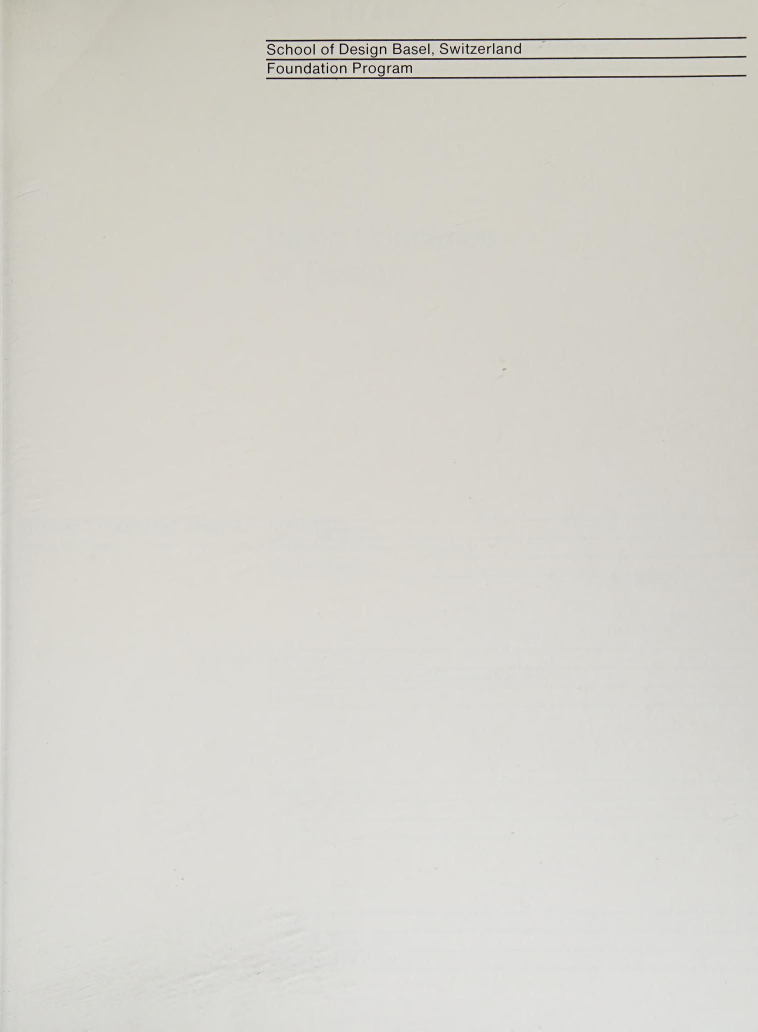
#> input picture site/data/book1/img/p002_scan.jpg, 1515 x 2063 px, given in place of p004_scan.jpg, which was not available (shown at 1/2 size)
$ python gridded_scan.py 5 5
#> lines starting #> are read from the running program, lines starting #| are printed output that depends on the picture
"""Write a copy of a page scan with a percentage grid drawn over it.

Recreating a page means reading coordinates off the scan by eye, and a bare
image gives nothing to read them against. This draws a 5%-of-page grid, labelled
every 10%, so plate edges can be measured directly. Optionally overlays the art
rectangles of an existing recreation, or ones passed on the command line, to
check them against the artwork they claim to frame.

    python3 tools/gridded_scan.py <volume> <page> [--rec] [x,y,w,h ...]
"""
import json
import os
import sys

from PIL import Image, ImageDraw

ROOT = os.path.dirname(os.path.dirname(os.path.abspath(__file__)))
OUT = os.environ.get("SCRATCH", "/tmp")


def main():
    v, p = int(sys.argv[1]), int(sys.argv[2])
    rects = []
    for a in sys.argv[3:]:
        if a == "--rec":
            f = os.path.join(ROOT, "site", "data", "recreated", f"v{v}p{p}.json")
            with open(f, encoding="utf-8") as fh:
                rects += [(e["x"], e["y"], e["w"], e.get("h", 0))
                          for e in json.load(fh)["el"] if e.get("k") == "art"]
        else:
            rects.append(tuple(float(n) for n in a.split(",")))

    src = os.path.join(ROOT, "site", "data", f"book{v}", "img", f"p{p - 1:03d}_scan.jpg")
    im = Image.open(src).convert("RGB")
#> im is the input picture: PIL image 1515x2063 RGB; mean R, G, B 213.8, 212.1, 205.3
    W, H = im.size
#> W = 1515; H = 2063
    d = ImageDraw.Draw(im, "RGBA")

    for i in range(0, 101, 5):
        major = i % 10 == 0
        col = (0, 120, 255, 150 if major else 70)
        x, y = W * i / 100, H * i / 100
        d.line([(x, 0), (x, H)], fill=col, width=3 if major else 1)
        d.line([(0, y), (W, y)], fill=col, width=3 if major else 1)
        if major and i:
            d.text((x + 5, 6), str(i), fill=(0, 90, 200, 255))
            d.text((6, y + 4), str(i), fill=(0, 90, 200, 255))

    for r in rects:
        d.rectangle([W * r[0] / 100, H * r[1] / 100,
                     W * (r[0] + r[2]) / 100, H * (r[1] + r[3]) / 100],
                    outline=(255, 0, 0, 255), width=5)

    out = os.path.join(OUT, f"grid_v{v}p{p}.jpg")
    im.save(out, quality=88)
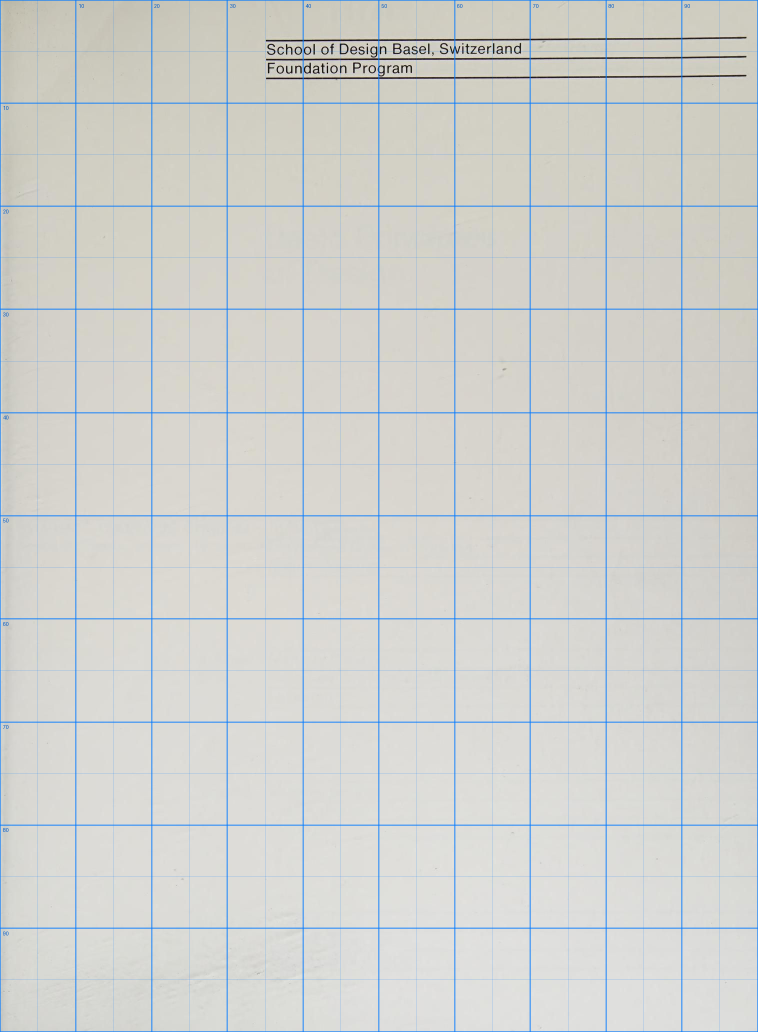
#> saved as grid_v5p5.jpg: PIL image 1515x2063 RGB (shown at 1/2 size); mean R, G, B 208.8, 209.9, 206.4
    print(out)


if __name__ == "__main__":
    main()

$ run again, on site/data/book1/img/p011_scan.jpg
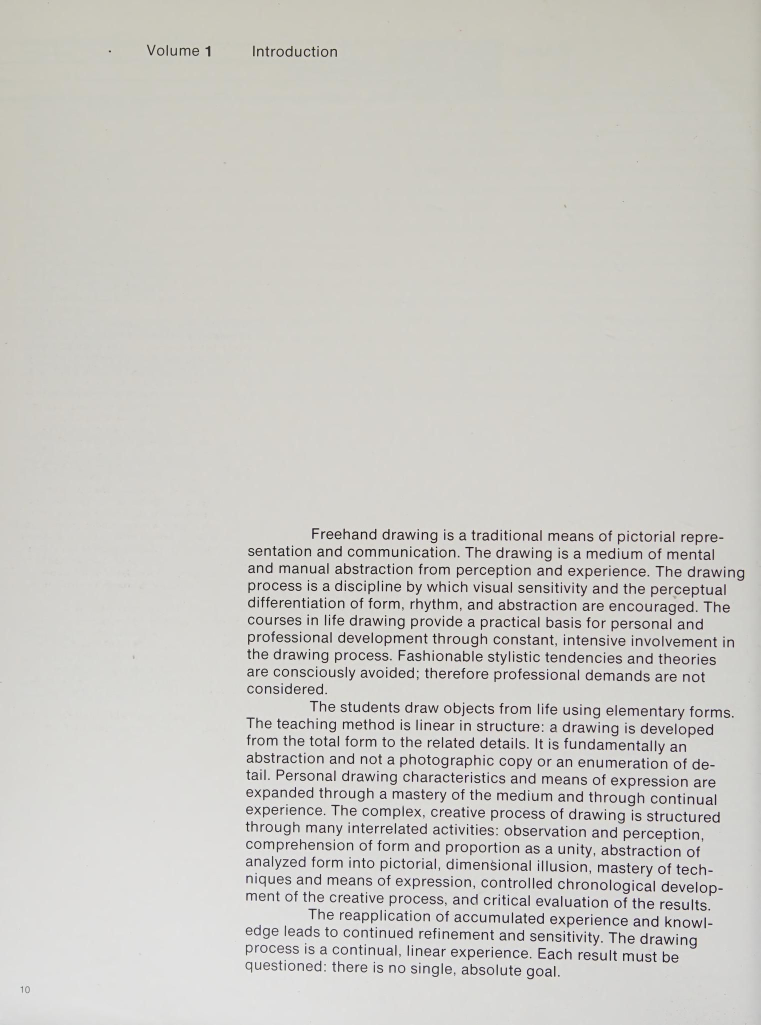
#> input picture site/data/book1/img/p011_scan.jpg, 1521 x 2050 px, given in place of p004_scan.jpg, which was not available (shown at 1/2 size)
#> in main, im is the input picture: PIL image 1521x2050 RGB; mean R, G, B 204.5, 203, 198.2
#> in main, `im.save(out, quality=88)`:
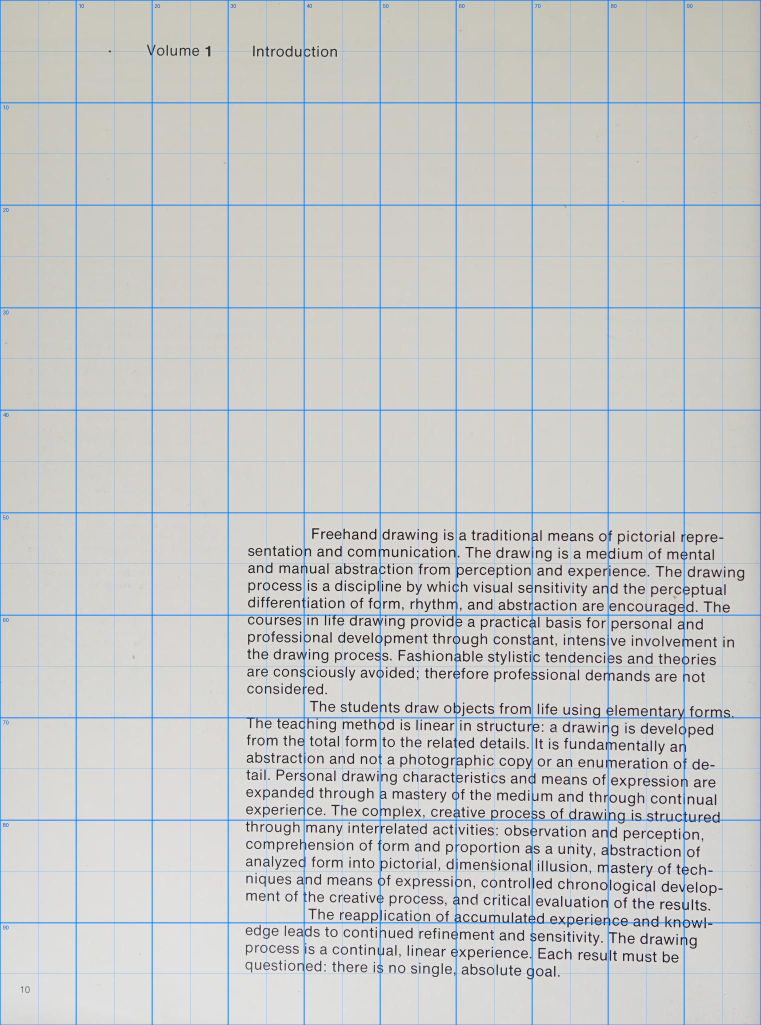
#> saved as grid_v5p5.jpg: PIL image 1521x2050 RGB (shown at 1/2 size); mean R, G, B 199.7, 201.1, 199.5

$ run again, on site/data/book1/img/p012_scan.jpg
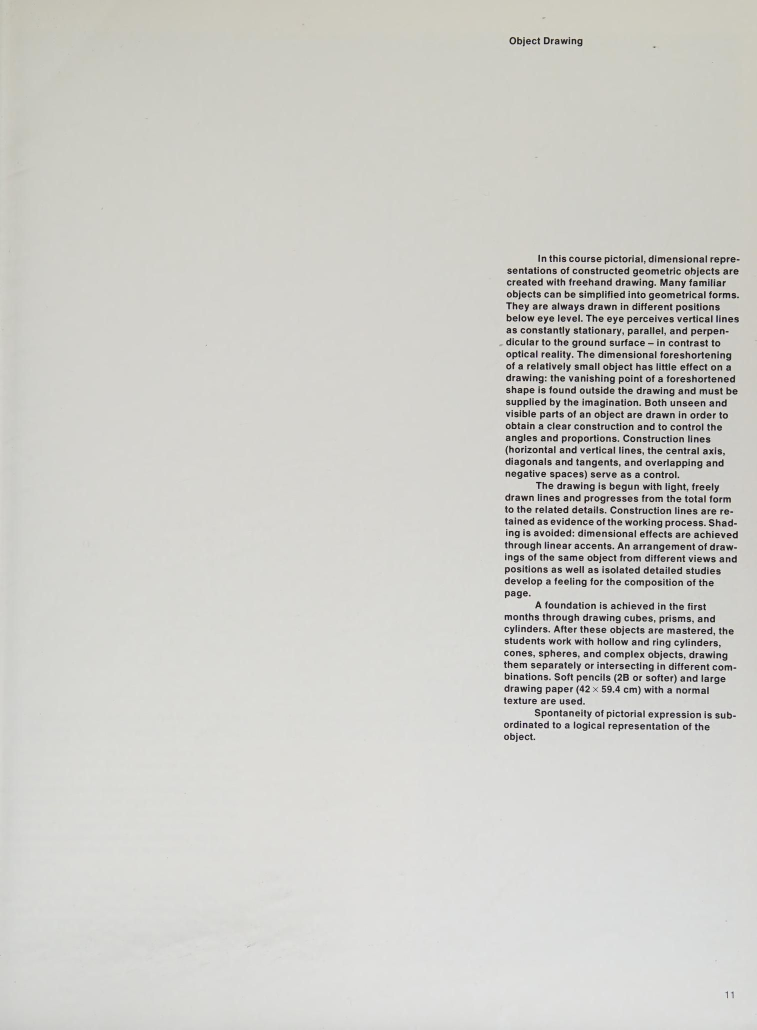
#> input picture site/data/book1/img/p012_scan.jpg, 1514 x 2059 px, given in place of p004_scan.jpg, which was not available (shown at 1/2 size)
#> in main, im is the input picture: PIL image 1514x2059 RGB; mean R, G, B 206.9, 206.4, 201.7
#> in main, `im.save(out, quality=88)`:
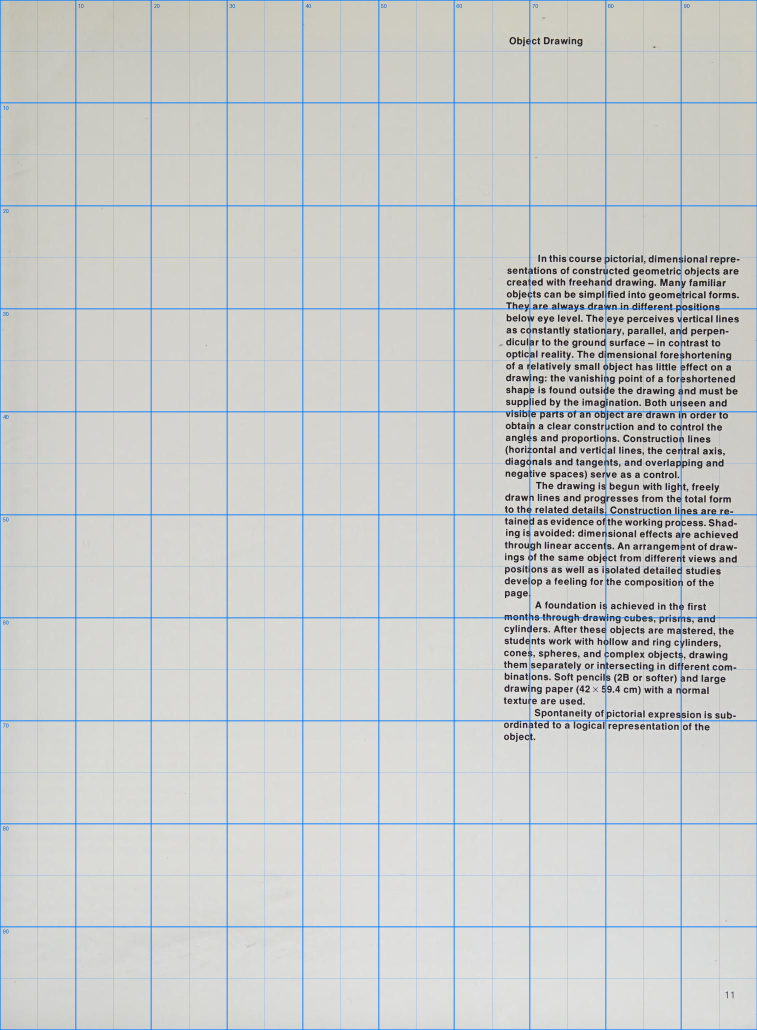
#> saved as grid_v5p5.jpg: PIL image 1514x2059 RGB (shown at 1/2 size); mean R, G, B 202, 204.4, 203

$ run again, on site/data/book1/img/p015_scan.jpg
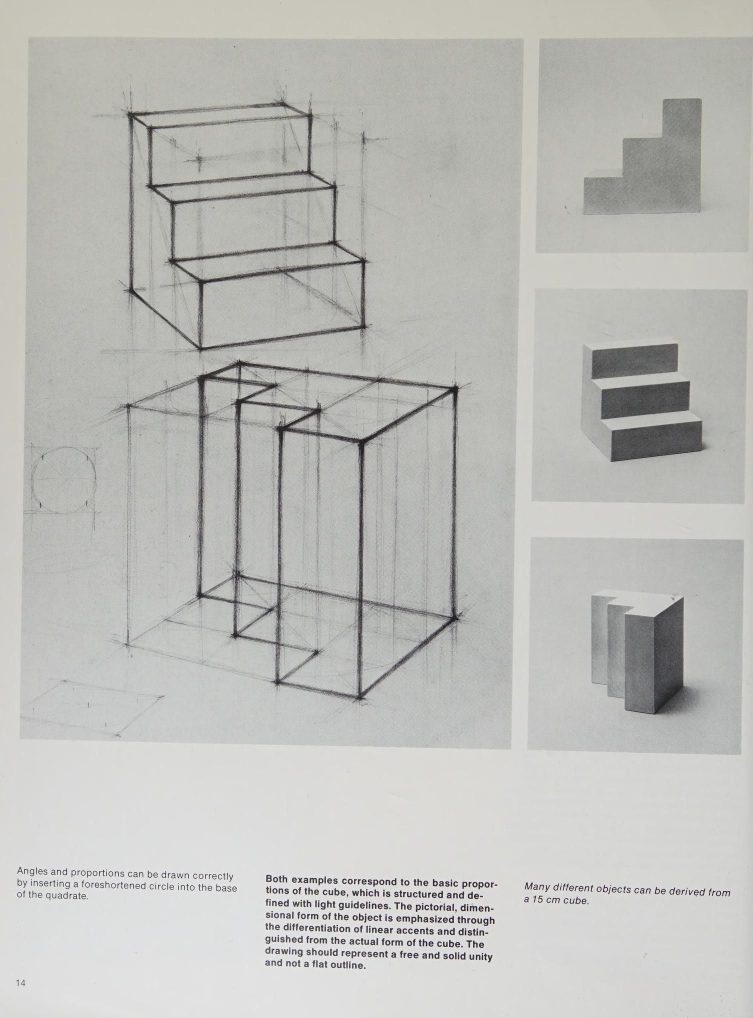
#> input picture site/data/book1/img/p015_scan.jpg, 1506 x 2035 px, given in place of p004_scan.jpg, which was not available (shown at 1/2 size)
#> in main, im is the input picture: PIL image 1506x2035 RGB; mean R, G, B 189.4, 189.7, 186
#> in main, `im.save(out, quality=88)`:
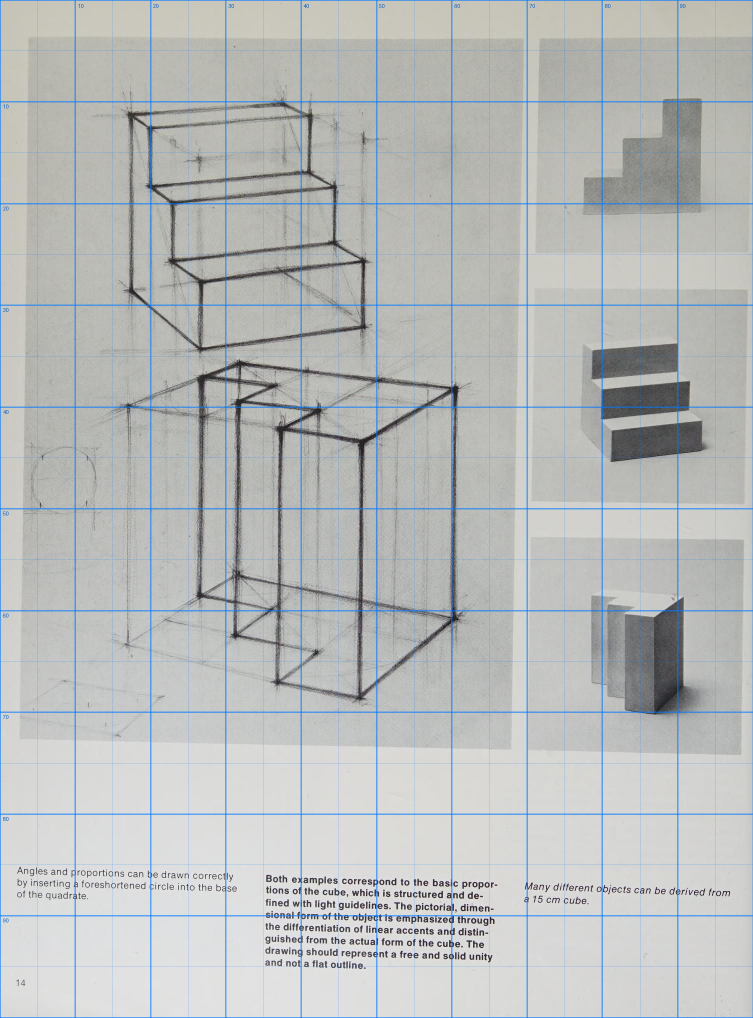
#> saved as grid_v5p5.jpg: PIL image 1506x2035 RGB (shown at 1/2 size); mean R, G, B 184.9, 188, 187.7
